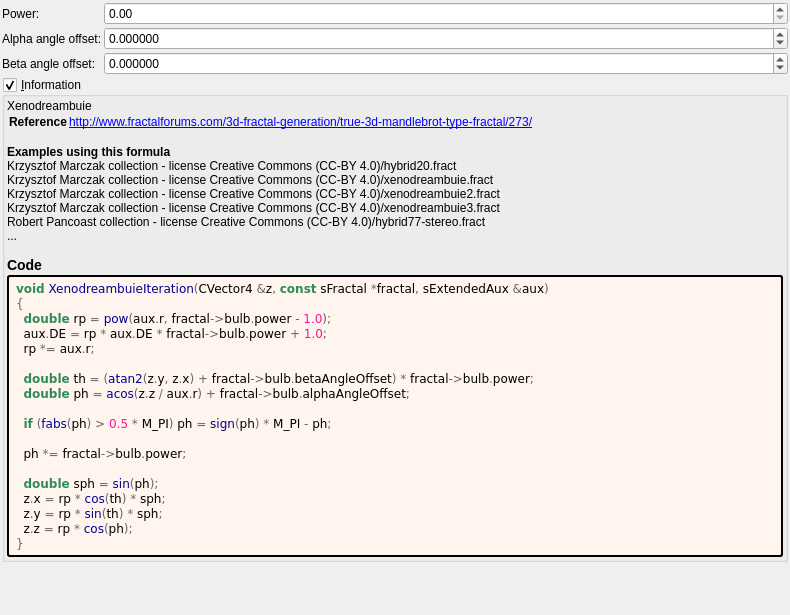
<?xml version="1.0" encoding="UTF-8"?>
<ui version="4.0">
 <class>xenodreambuie</class>
 <widget class="QWidget" name="Form">
  <property name="geometry">
   <rect>
    <x>0</x>
    <y>0</y>
    <width>790</width>
    <height>615</height>
   </rect>
  </property>
  <property name="windowTitle">
   <string notr="true">xenodreambuie</string>
  </property>
  <layout class="QVBoxLayout" name="verticalLayout">
   <property name="spacing">
    <number>2</number>
   </property>
   <property name="leftMargin">
    <number>2</number>
   </property>
   <property name="topMargin">
    <number>2</number>
   </property>
   <property name="rightMargin">
    <number>2</number>
   </property>
   <property name="bottomMargin">
    <number>2</number>
   </property>
   <item>
    <layout class="QGridLayout" name="gridLayout" columnstretch="0,1">
     <property name="spacing">
      <number>2</number>
     </property>
     <item row="1" column="0">
      <widget class="QLabel" name="label_8">
       <property name="text">
        <string>Alpha angle offset:</string>
       </property>
      </widget>
     </item>
     <item row="0" column="1">
      <widget class="MyDoubleSpinBox" name="spinbox_power">
       <property name="sizePolicy">
        <sizepolicy hsizetype="Minimum" vsizetype="Maximum">
         <horstretch>0</horstretch>
         <verstretch>0</verstretch>
        </sizepolicy>
       </property>
       <property name="prefix">
        <string/>
       </property>
       <property name="suffix">
        <string/>
       </property>
       <property name="decimals">
        <number>2</number>
       </property>
       <property name="minimum">
        <double>0.000000000000000</double>
       </property>
       <property name="maximum">
        <double>1000.000000000000000</double>
       </property>
       <property name="singleStep">
        <double>0.100000000000000</double>
       </property>
      </widget>
     </item>
     <item row="0" column="0">
      <widget class="QLabel" name="label_7">
       <property name="text">
        <string>Power:</string>
       </property>
      </widget>
     </item>
     <item row="2" column="1">
      <widget class="MyDoubleSpinBox" name="spinboxd_beta_angle_offset">
       <property name="sizePolicy">
        <sizepolicy hsizetype="Minimum" vsizetype="Maximum">
         <horstretch>0</horstretch>
         <verstretch>0</verstretch>
        </sizepolicy>
       </property>
       <property name="prefix">
        <string/>
       </property>
       <property name="suffix">
        <string/>
       </property>
       <property name="decimals">
        <number>6</number>
       </property>
       <property name="minimum">
        <double>-36000.000000000000000</double>
       </property>
       <property name="maximum">
        <double>36000.000000000000000</double>
       </property>
       <property name="singleStep">
        <double>0.100000000000000</double>
       </property>
      </widget>
     </item>
     <item row="1" column="1">
      <widget class="MyDoubleSpinBox" name="spinboxd_alpha_angle_offset">
       <property name="sizePolicy">
        <sizepolicy hsizetype="Minimum" vsizetype="Maximum">
         <horstretch>0</horstretch>
         <verstretch>0</verstretch>
        </sizepolicy>
       </property>
       <property name="prefix">
        <string/>
       </property>
       <property name="suffix">
        <string/>
       </property>
       <property name="decimals">
        <number>6</number>
       </property>
       <property name="minimum">
        <double>-36000.000000000000000</double>
       </property>
       <property name="maximum">
        <double>36000.000000000000000</double>
       </property>
       <property name="singleStep">
        <double>0.100000000000000</double>
       </property>
      </widget>
     </item>
     <item row="2" column="0">
      <widget class="QLabel" name="label_9">
       <property name="text">
        <string>Beta angle offset:</string>
       </property>
      </widget>
     </item>
    </layout>
   </item>
   <item>
    <widget class="MyGroupBox" name="groupCheck_info">
     <property name="title">
      <string>&amp;Information</string>
     </property>
     <property name="flat">
      <bool>false</bool>
     </property>
     <property name="checkable">
      <bool>true</bool>
     </property>
     <layout class="QVBoxLayout" name="verticalLayout_2">
      <property name="spacing">
       <number>2</number>
      </property>
      <property name="leftMargin">
       <number>2</number>
      </property>
      <property name="topMargin">
       <number>2</number>
      </property>
      <property name="rightMargin">
       <number>2</number>
      </property>
      <property name="bottomMargin">
       <number>2</number>
      </property>
      <item>
       <widget class="QLabel" name="label_information_general">
        <property name="text">
         <string notr="true">&lt;p&gt;Xenodreambuie&lt;/p&gt;&lt;table&gt;
&lt;tr&gt;&lt;th&gt;Reference&lt;/th&gt;&lt;td&gt;&lt;a href=&quot;http://www.fractalforums.com/3d-fractal-generation/true-3d-mandlebrot-type-fractal/273/&quot;&gt;http://www.fractalforums.com/3d-fractal-generation/true-3d-mandlebrot-type-fractal/273/&lt;br&gt;
&lt;/td&gt;&lt;/tr&gt;
&lt;/table&gt;
&lt;br&gt;&lt;b&gt;Examples using this formula&lt;/b&gt;&lt;br&gt;Krzysztof Marczak collection - license Creative Commons (CC-BY 4.0)/hybrid20.fract&lt;br&gt;Krzysztof Marczak collection - license Creative Commons (CC-BY 4.0)/xenodreambuie.fract&lt;br&gt;Krzysztof Marczak collection - license Creative Commons (CC-BY 4.0)/xenodreambuie2.fract&lt;br&gt;Krzysztof Marczak collection - license Creative Commons (CC-BY 4.0)/xenodreambuie3.fract&lt;br&gt;Robert Pancoast collection - license Creative Commons (CC-BY 4.0)/hybrid77-stereo.fract&lt;br&gt;...&lt;h3&gt;Code&lt;/h3&gt;</string>
        </property>
        <property name="wordWrap">
         <bool>true</bool>
        </property>
        <property name="openExternalLinks">
         <bool>true</bool>
        </property>
        <property name="textInteractionFlags">
         <set>Qt::LinksAccessibleByMouse|Qt::TextSelectableByMouse</set>
        </property>
       </widget>
      </item>
      <item>
       <widget class="QLabel" name="label_code_content">
        <property name="styleSheet">
         <string notr="true">border-style: outset; border-width: 2px; border-radius: 3px; border-color: black; background-color: #fff5ee; padding: 4px;</string>
        </property>
        <property name="text">
         <string notr="true">&lt;body style=&quot;background-color:#fff5ee&quot;&gt;
&lt;pre style=&quot;color:#000000; background-color:#fff5ee;  font-family:&#039;Courier New&#039;,monospace;white-space: pre-wrap;&quot;&gt;&lt;span style=&quot;color:#2e8b57; font-weight:bold&quot;&gt;void&lt;/span&gt; &lt;span style=&quot;color:#00008f&quot;&gt;XenodreambuieIteration&lt;/span&gt;&lt;span style=&quot;color:#676767&quot;&gt;(&lt;/span&gt;CVector4 &lt;span style=&quot;color:#676767&quot;&gt;&amp;amp;&lt;/span&gt;z&lt;span style=&quot;color:#676767&quot;&gt;,&lt;/span&gt; &lt;span style=&quot;color:#2e8b57; font-weight:bold&quot;&gt;const&lt;/span&gt; sFractal &lt;span style=&quot;color:#676767&quot;&gt;*&lt;/span&gt;fractal&lt;span style=&quot;color:#676767&quot;&gt;,&lt;/span&gt; sExtendedAux &lt;span style=&quot;color:#676767&quot;&gt;&amp;amp;&lt;/span&gt;aux&lt;span style=&quot;color:#676767&quot;&gt;)&lt;/span&gt;
&lt;span style=&quot;color:#676767&quot;&gt;{&lt;/span&gt;
  &lt;span style=&quot;color:#2e8b57; font-weight:bold&quot;&gt;double&lt;/span&gt; rp &lt;span style=&quot;color:#676767&quot;&gt;=&lt;/span&gt; &lt;span style=&quot;color:#00008f&quot;&gt;pow&lt;/span&gt;&lt;span style=&quot;color:#676767&quot;&gt;(&lt;/span&gt;aux&lt;span style=&quot;color:#676767&quot;&gt;.&lt;/span&gt;r&lt;span style=&quot;color:#676767&quot;&gt;,&lt;/span&gt; fractal&lt;span style=&quot;color:#676767&quot;&gt;-&amp;gt;&lt;/span&gt;bulb&lt;span style=&quot;color:#676767&quot;&gt;.&lt;/span&gt;power &lt;span style=&quot;color:#676767&quot;&gt;-&lt;/span&gt; &lt;span style=&quot;color:#ff1493&quot;&gt;1.0&lt;/span&gt;&lt;span style=&quot;color:#676767&quot;&gt;);&lt;/span&gt;
  aux&lt;span style=&quot;color:#676767&quot;&gt;.&lt;/span&gt;DE &lt;span style=&quot;color:#676767&quot;&gt;=&lt;/span&gt; rp &lt;span style=&quot;color:#676767&quot;&gt;*&lt;/span&gt; aux&lt;span style=&quot;color:#676767&quot;&gt;.&lt;/span&gt;DE &lt;span style=&quot;color:#676767&quot;&gt;*&lt;/span&gt; fractal&lt;span style=&quot;color:#676767&quot;&gt;-&amp;gt;&lt;/span&gt;bulb&lt;span style=&quot;color:#676767&quot;&gt;.&lt;/span&gt;power &lt;span style=&quot;color:#676767&quot;&gt;+&lt;/span&gt; &lt;span style=&quot;color:#ff1493&quot;&gt;1.0&lt;/span&gt;&lt;span style=&quot;color:#676767&quot;&gt;;&lt;/span&gt;
  rp &lt;span style=&quot;color:#676767&quot;&gt;*=&lt;/span&gt; aux&lt;span style=&quot;color:#676767&quot;&gt;.&lt;/span&gt;r&lt;span style=&quot;color:#676767&quot;&gt;;&lt;/span&gt;

  &lt;span style=&quot;color:#2e8b57; font-weight:bold&quot;&gt;double&lt;/span&gt; th &lt;span style=&quot;color:#676767&quot;&gt;= (&lt;/span&gt;&lt;span style=&quot;color:#00008f&quot;&gt;atan2&lt;/span&gt;&lt;span style=&quot;color:#676767&quot;&gt;(&lt;/span&gt;z&lt;span style=&quot;color:#676767&quot;&gt;.&lt;/span&gt;y&lt;span style=&quot;color:#676767&quot;&gt;,&lt;/span&gt; z&lt;span style=&quot;color:#676767&quot;&gt;.&lt;/span&gt;x&lt;span style=&quot;color:#676767&quot;&gt;) +&lt;/span&gt; fractal&lt;span style=&quot;color:#676767&quot;&gt;-&amp;gt;&lt;/span&gt;bulb&lt;span style=&quot;color:#676767&quot;&gt;.&lt;/span&gt;betaAngleOffset&lt;span style=&quot;color:#676767&quot;&gt;) *&lt;/span&gt; fractal&lt;span style=&quot;color:#676767&quot;&gt;-&amp;gt;&lt;/span&gt;bulb&lt;span style=&quot;color:#676767&quot;&gt;.&lt;/span&gt;power&lt;span style=&quot;color:#676767&quot;&gt;;&lt;/span&gt;
  &lt;span style=&quot;color:#2e8b57; font-weight:bold&quot;&gt;double&lt;/span&gt; ph &lt;span style=&quot;color:#676767&quot;&gt;=&lt;/span&gt; &lt;span style=&quot;color:#00008f&quot;&gt;acos&lt;/span&gt;&lt;span style=&quot;color:#676767&quot;&gt;(&lt;/span&gt;z&lt;span style=&quot;color:#676767&quot;&gt;.&lt;/span&gt;z &lt;span style=&quot;color:#676767&quot;&gt;/&lt;/span&gt; aux&lt;span style=&quot;color:#676767&quot;&gt;.&lt;/span&gt;r&lt;span style=&quot;color:#676767&quot;&gt;) +&lt;/span&gt; fractal&lt;span style=&quot;color:#676767&quot;&gt;-&amp;gt;&lt;/span&gt;bulb&lt;span style=&quot;color:#676767&quot;&gt;.&lt;/span&gt;alphaAngleOffset&lt;span style=&quot;color:#676767&quot;&gt;;&lt;/span&gt;

  &lt;span style=&quot;color:#2e8b57; font-weight:bold&quot;&gt;if&lt;/span&gt; &lt;span style=&quot;color:#676767&quot;&gt;(&lt;/span&gt;&lt;span style=&quot;color:#00008f&quot;&gt;fabs&lt;/span&gt;&lt;span style=&quot;color:#676767&quot;&gt;(&lt;/span&gt;ph&lt;span style=&quot;color:#676767&quot;&gt;) &amp;gt;&lt;/span&gt; &lt;span style=&quot;color:#ff1493&quot;&gt;0.5&lt;/span&gt; &lt;span style=&quot;color:#676767&quot;&gt;*&lt;/span&gt; M_PI&lt;span style=&quot;color:#676767&quot;&gt;)&lt;/span&gt; ph &lt;span style=&quot;color:#676767&quot;&gt;=&lt;/span&gt; &lt;span style=&quot;color:#00008f&quot;&gt;sign&lt;/span&gt;&lt;span style=&quot;color:#676767&quot;&gt;(&lt;/span&gt;ph&lt;span style=&quot;color:#676767&quot;&gt;) *&lt;/span&gt; M_PI &lt;span style=&quot;color:#676767&quot;&gt;-&lt;/span&gt; ph&lt;span style=&quot;color:#676767&quot;&gt;;&lt;/span&gt;

  ph &lt;span style=&quot;color:#676767&quot;&gt;*=&lt;/span&gt; fractal&lt;span style=&quot;color:#676767&quot;&gt;-&amp;gt;&lt;/span&gt;bulb&lt;span style=&quot;color:#676767&quot;&gt;.&lt;/span&gt;power&lt;span style=&quot;color:#676767&quot;&gt;;&lt;/span&gt;

  &lt;span style=&quot;color:#2e8b57; font-weight:bold&quot;&gt;double&lt;/span&gt; sph &lt;span style=&quot;color:#676767&quot;&gt;=&lt;/span&gt; &lt;span style=&quot;color:#00008f&quot;&gt;sin&lt;/span&gt;&lt;span style=&quot;color:#676767&quot;&gt;(&lt;/span&gt;ph&lt;span style=&quot;color:#676767&quot;&gt;);&lt;/span&gt;
  z&lt;span style=&quot;color:#676767&quot;&gt;.&lt;/span&gt;x &lt;span style=&quot;color:#676767&quot;&gt;=&lt;/span&gt; rp &lt;span style=&quot;color:#676767&quot;&gt;*&lt;/span&gt; &lt;span style=&quot;color:#00008f&quot;&gt;cos&lt;/span&gt;&lt;span style=&quot;color:#676767&quot;&gt;(&lt;/span&gt;th&lt;span style=&quot;color:#676767&quot;&gt;) *&lt;/span&gt; sph&lt;span style=&quot;color:#676767&quot;&gt;;&lt;/span&gt;
  z&lt;span style=&quot;color:#676767&quot;&gt;.&lt;/span&gt;y &lt;span style=&quot;color:#676767&quot;&gt;=&lt;/span&gt; rp &lt;span style=&quot;color:#676767&quot;&gt;*&lt;/span&gt; &lt;span style=&quot;color:#00008f&quot;&gt;sin&lt;/span&gt;&lt;span style=&quot;color:#676767&quot;&gt;(&lt;/span&gt;th&lt;span style=&quot;color:#676767&quot;&gt;) *&lt;/span&gt; sph&lt;span style=&quot;color:#676767&quot;&gt;;&lt;/span&gt;
  z&lt;span style=&quot;color:#676767&quot;&gt;.&lt;/span&gt;z &lt;span style=&quot;color:#676767&quot;&gt;=&lt;/span&gt; rp &lt;span style=&quot;color:#676767&quot;&gt;*&lt;/span&gt; &lt;span style=&quot;color:#00008f&quot;&gt;cos&lt;/span&gt;&lt;span style=&quot;color:#676767&quot;&gt;(&lt;/span&gt;ph&lt;span style=&quot;color:#676767&quot;&gt;);&lt;/span&gt;
&lt;span style=&quot;color:#676767&quot;&gt;}&lt;/span&gt;
&lt;/pre&gt;
&lt;/body&gt;</string>
        </property>
        <property name="wordWrap">
         <bool>true</bool>
        </property>
        <property name="openExternalLinks">
         <bool>true</bool>
        </property>
        <property name="textInteractionFlags">
         <set>Qt::LinksAccessibleByMouse|Qt::TextSelectableByMouse</set>
        </property>
       </widget>
      </item>
     </layout>
    </widget>
   </item>
   <item>
    <spacer name="verticalSpacer">
     <property name="orientation">
      <enum>Qt::Vertical</enum>
     </property>
     <property name="sizeHint" stdset="0">
      <size>
       <width>20</width>
       <height>40</height>
      </size>
     </property>
    </spacer>
   </item>
  </layout>
 </widget>
 <customwidgets>
  <customwidget>
   <class>MyDoubleSpinBox</class>
   <extends>QDoubleSpinBox</extends>
   <header>my_double_spin_box.h</header>
  </customwidget>
  <customwidget>
   <class>MyGroupBox</class>
   <extends>QGroupBox</extends>
   <header>my_group_box.h</header>
   <container>1</container>
  </customwidget>
 </customwidgets>
 <tabstops>
  <tabstop>spinbox_power</tabstop>
  <tabstop>spinboxd_alpha_angle_offset</tabstop>
  <tabstop>spinboxd_beta_angle_offset</tabstop>
 </tabstops>
 <resources/>
 <connections/>
</ui>
